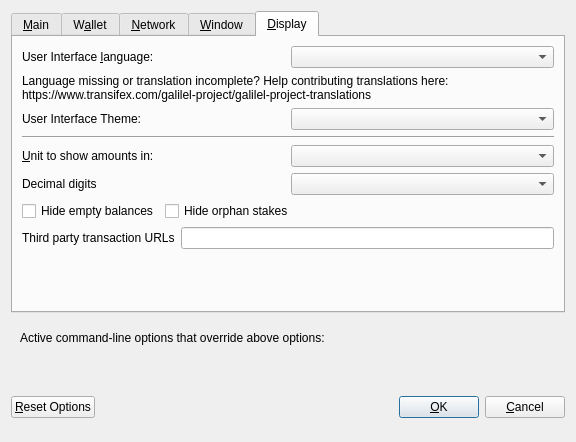
<?xml version="1.0" encoding="UTF-8"?>
<ui version="4.0">
 <class>OptionsDialog</class>
 <widget class="QDialog" name="OptionsDialog">
  <property name="geometry">
   <rect>
    <x>0</x>
    <y>0</y>
    <width>576</width>
    <height>442</height>
   </rect>
  </property>
  <property name="windowTitle">
   <string>Options</string>
  </property>
  <property name="modal">
   <bool>true</bool>
  </property>
  <layout class="QVBoxLayout" name="verticalLayout">
   <item>
    <widget class="QTabWidget" name="tabWidget">
     <property name="currentIndex">
      <number>4</number>
     </property>
     <widget class="QWidget" name="tabMain">
      <attribute name="title">
       <string>&amp;Main</string>
      </attribute>
      <layout class="QVBoxLayout" name="verticalLayout_Main">
       <item>
        <widget class="QCheckBox" name="bitcoinAtStartup">
         <property name="toolTip">
          <string>Automatically start Galilel after logging in to the system.</string>
         </property>
         <property name="text">
          <string>&amp;Start Galilel on system login</string>
         </property>
        </widget>
       </item>
       <item>
        <layout class="QHBoxLayout" name="horizontalLayout_2_Main">
         <item>
          <widget class="QLabel" name="databaseCacheLabel">
           <property name="text">
            <string>Size of &amp;database cache</string>
           </property>
           <property name="textFormat">
            <enum>Qt::PlainText</enum>
           </property>
           <property name="buddy">
            <cstring>databaseCache</cstring>
           </property>
          </widget>
         </item>
         <item>
          <widget class="QSpinBox" name="databaseCache"/>
         </item>
         <item>
          <widget class="QLabel" name="databaseCacheUnitLabel">
           <property name="text">
            <string>MB</string>
           </property>
           <property name="textFormat">
            <enum>Qt::PlainText</enum>
           </property>
          </widget>
         </item>
         <item>
          <spacer name="horizontalSpacer_2_Main">
           <property name="orientation">
            <enum>Qt::Horizontal</enum>
           </property>
           <property name="sizeHint" stdset="0">
            <size>
             <width>40</width>
             <height>20</height>
            </size>
           </property>
          </spacer>
         </item>
        </layout>
       </item>
       <item>
        <layout class="QHBoxLayout" name="horizontalLayout_3_Main">
         <item>
          <widget class="QLabel" name="threadsScriptVerifLabel">
           <property name="text">
            <string>Number of script &amp;verification threads</string>
           </property>
           <property name="textFormat">
            <enum>Qt::PlainText</enum>
           </property>
           <property name="buddy">
            <cstring>threadsScriptVerif</cstring>
           </property>
          </widget>
         </item>
         <item>
          <widget class="QSpinBox" name="threadsScriptVerif">
           <property name="toolTip">
            <string>(0 = auto, &lt;0 = leave that many cores free)</string>
           </property>
          </widget>
         </item>
         <item>
          <spacer name="horizontalSpacer_3_Main">
           <property name="orientation">
            <enum>Qt::Horizontal</enum>
           </property>
           <property name="sizeHint" stdset="0">
            <size>
             <width>40</width>
             <height>20</height>
            </size>
           </property>
          </spacer>
         </item>
        </layout>
       </item>
       <item>
        <spacer name="verticalSpacer_2">
         <property name="orientation">
          <enum>Qt::Vertical</enum>
         </property>
         <property name="sizeHint" stdset="0">
          <size>
           <width>20</width>
           <height>40</height>
          </size>
         </property>
        </spacer>
       </item>
       <item>
        <widget class="QCheckBox" name="checkBoxZeromintEnable">
         <property name="toolTip">
          <string>Enable automatic minting of GALI units to zGALI</string>
         </property>
         <property name="layoutDirection">
          <enum>Qt::LeftToRight</enum>
         </property>
         <property name="text">
          <string>Enable zGALI Automint</string>
         </property>
        </widget>
       </item>
       <item>
        <layout class="QHBoxLayout" name="horizontalLayout_3">
         <item>
          <widget class="QLabel" name="percentage_label">
           <property name="toolTip">
            <string>Percentage of incoming GALI which get automatically converted to zGALI via Zerocoin Protocol (min: 10%)</string>
           </property>
           <property name="text">
            <string>Percentage of autominted zGALI</string>
           </property>
          </widget>
         </item>
         <item>
          <widget class="QSpinBox" name="zeromintPercentage">
           <property name="minimum">
            <number>1</number>
           </property>
           <property name="maximum">
            <number>100</number>
           </property>
          </widget>
         </item>
        </layout>
       </item>
       <item>
        <layout class="QHBoxLayout" name="horizontalLayout" stretch="0,0">
         <property name="sizeConstraint">
          <enum>QLayout::SetFixedSize</enum>
         </property>
         <item>
          <widget class="QLabel" name="labelPreferredDenom">
           <property name="maximumSize">
            <size>
             <width>16777215</width>
             <height>16777215</height>
            </size>
           </property>
           <property name="toolTip">
            <string>Wait with automatic conversion to Zerocoin until enough GALI for this denomination is available</string>
           </property>
           <property name="text">
            <string>Preferred Automint zGALI Denomination</string>
           </property>
          </widget>
         </item>
         <item>
          <widget class="QComboBox" name="preferredDenom">
           <property name="maximumSize">
            <size>
             <width>16777215</width>
             <height>27</height>
            </size>
           </property>
           <property name="toolTip">
            <string>Wait with automatic conversion to Zerocoin until enough GALI for this denomination is available</string>
           </property>
           <property name="maxVisibleItems">
            <number>9</number>
           </property>
           <property name="maxCount">
            <number>9</number>
           </property>
          </widget>
         </item>
        </layout>
       </item>
      </layout>
     </widget>
     <widget class="QWidget" name="tabWallet">
      <attribute name="title">
       <string>W&amp;allet</string>
      </attribute>
      <layout class="QVBoxLayout" name="verticalLayout_Wallet">
       <item>
        <layout class="QHBoxLayout" name="horizontalLayout_2_Wallet">
         <item>
          <widget class="QLabel" name="labelStakeSplitThresholdText">
           <property name="text">
            <string>Stake split threshold:</string>
           </property>
          </widget>
         </item>
         <item>
          <widget class="QSpinBox" name="spinBoxStakeSplitThreshold">
           <property name="minimum">
            <number>1</number>
           </property>
           <property name="maximum">
            <number>999999</number>
           </property>
          </widget>
         </item>
        </layout>
       </item>
       <item>
        <widget class="QGroupBox" name="groupBox">
         <property name="title">
          <string>Expert</string>
         </property>
         <layout class="QVBoxLayout" name="verticalLayout_2">
          <item>
           <widget class="QCheckBox" name="coinControlFeatures">
            <property name="toolTip">
             <string>Whether to show coin control features or not.</string>
            </property>
            <property name="text">
             <string>Enable coin &amp;control features</string>
            </property>
           </widget>
          </item>
          <item>
           <widget class="QCheckBox" name="showMasternodesTab">
            <property name="toolTip">
             <string>Show additional tab listing all your masternodes in first sub-tab&lt;br/&gt;and all masternodes on the network in second sub-tab.</string>
            </property>
            <property name="text">
             <string>Show Masternodes Tab</string>
            </property>
           </widget>
          </item>
          <item>
           <widget class="QCheckBox" name="spendZeroConfChange">
            <property name="toolTip">
             <string>If you disable the spending of unconfirmed change, the change from a transaction&lt;br/&gt;cannot be used until that transaction has at least one confirmation.&lt;br/&gt;This also affects how your balance is computed.</string>
            </property>
            <property name="text">
             <string>&amp;Spend unconfirmed change</string>
            </property>
           </widget>
          </item>
         </layout>
        </widget>
       </item>
       <item>
        <spacer name="verticalSpacer_Wallet">
         <property name="orientation">
          <enum>Qt::Vertical</enum>
         </property>
         <property name="sizeHint" stdset="0">
          <size>
           <width>20</width>
           <height>40</height>
          </size>
         </property>
        </spacer>
       </item>
      </layout>
     </widget>
     <widget class="QWidget" name="tabNetwork">
      <attribute name="title">
       <string>&amp;Network</string>
      </attribute>
      <layout class="QVBoxLayout" name="verticalLayout_Network">
       <item>
        <widget class="QCheckBox" name="mapPortUpnp">
         <property name="toolTip">
          <string>Automatically open the Galilel client port on the router. This only works when your router supports UPnP and it is enabled.</string>
         </property>
         <property name="text">
          <string>Map port using &amp;UPnP</string>
         </property>
        </widget>
       </item>
       <item>
        <widget class="QCheckBox" name="allowIncoming">
         <property name="toolTip">
          <string>Accept connections from outside</string>
         </property>
         <property name="text">
          <string>Allow incoming connections</string>
         </property>
        </widget>
       </item>
       <item>
        <widget class="QCheckBox" name="connectSocks">
         <property name="toolTip">
          <string>Connect to the Galilel network through a SOCKS5 proxy.</string>
         </property>
         <property name="text">
          <string>&amp;Connect through SOCKS5 proxy (default proxy):</string>
         </property>
        </widget>
       </item>
       <item>
        <layout class="QHBoxLayout" name="horizontalLayout_1_Network">
         <item>
          <widget class="QLabel" name="proxyIpLabel">
           <property name="text">
            <string>Proxy &amp;IP:</string>
           </property>
           <property name="textFormat">
            <enum>Qt::PlainText</enum>
           </property>
           <property name="buddy">
            <cstring>proxyIp</cstring>
           </property>
          </widget>
         </item>
         <item>
          <widget class="QValidatedLineEdit" name="proxyIp">
           <property name="minimumSize">
            <size>
             <width>140</width>
             <height>0</height>
            </size>
           </property>
           <property name="maximumSize">
            <size>
             <width>140</width>
             <height>16777215</height>
            </size>
           </property>
           <property name="toolTip">
            <string>IP address of the proxy (e.g. IPv4: 127.0.0.1 / IPv6: ::1)</string>
           </property>
          </widget>
         </item>
         <item>
          <widget class="QLabel" name="proxyPortLabel">
           <property name="text">
            <string>&amp;Port:</string>
           </property>
           <property name="textFormat">
            <enum>Qt::PlainText</enum>
           </property>
           <property name="buddy">
            <cstring>proxyPort</cstring>
           </property>
          </widget>
         </item>
         <item>
          <widget class="QLineEdit" name="proxyPort">
           <property name="minimumSize">
            <size>
             <width>55</width>
             <height>0</height>
            </size>
           </property>
           <property name="maximumSize">
            <size>
             <width>55</width>
             <height>16777215</height>
            </size>
           </property>
           <property name="toolTip">
            <string>Port of the proxy (e.g. 9050)</string>
           </property>
          </widget>
         </item>
         <item>
          <spacer name="horizontalSpacer_1_Network">
           <property name="orientation">
            <enum>Qt::Horizontal</enum>
           </property>
           <property name="sizeHint" stdset="0">
            <size>
             <width>40</width>
             <height>20</height>
            </size>
           </property>
          </spacer>
         </item>
        </layout>
       </item>
       <item>
        <spacer name="verticalSpacer_Network">
         <property name="orientation">
          <enum>Qt::Vertical</enum>
         </property>
         <property name="sizeHint" stdset="0">
          <size>
           <width>20</width>
           <height>40</height>
          </size>
         </property>
        </spacer>
       </item>
      </layout>
     </widget>
     <widget class="QWidget" name="tabWindow">
      <attribute name="title">
       <string>&amp;Window</string>
      </attribute>
      <layout class="QVBoxLayout" name="verticalLayout_Window">
       <item>
        <widget class="QCheckBox" name="minimizeToTray">
         <property name="toolTip">
          <string>Show only a tray icon after minimizing the window.</string>
         </property>
         <property name="text">
          <string>&amp;Minimize to the tray instead of the taskbar</string>
         </property>
        </widget>
       </item>
       <item>
        <widget class="QCheckBox" name="minimizeOnClose">
         <property name="toolTip">
          <string>Minimize instead of exit the application when the window is closed. When this option is enabled, the application will be closed only after selecting Quit in the menu.</string>
         </property>
         <property name="text">
          <string>M&amp;inimize on close</string>
         </property>
        </widget>
       </item>
       <item>
        <spacer name="verticalSpacer_Window">
         <property name="orientation">
          <enum>Qt::Vertical</enum>
         </property>
         <property name="sizeHint" stdset="0">
          <size>
           <width>20</width>
           <height>40</height>
          </size>
         </property>
        </spacer>
       </item>
      </layout>
     </widget>
     <widget class="QWidget" name="tabDisplay">
      <attribute name="title">
       <string>&amp;Display</string>
      </attribute>
      <layout class="QVBoxLayout" name="verticalLayout_Display">
       <item>
        <layout class="QHBoxLayout" name="horizontalLayout_1_Display">
         <item>
          <widget class="QLabel" name="langLabel">
           <property name="text">
            <string>User Interface &amp;language:</string>
           </property>
           <property name="textFormat">
            <enum>Qt::PlainText</enum>
           </property>
           <property name="buddy">
            <cstring>lang</cstring>
           </property>
          </widget>
         </item>
         <item>
          <widget class="QValueComboBox" name="lang">
           <property name="toolTip">
            <string>The user interface language can be set here. This setting will take effect after restarting Galilel.</string>
           </property>
          </widget>
         </item>
        </layout>
       </item>
       <item>
        <widget class="QLabel" name="label_3">
         <property name="toolTip">
          <string notr="true"/>
         </property>
         <property name="statusTip">
          <string notr="true"/>
         </property>
         <property name="whatsThis">
          <string notr="true"/>
         </property>
         <property name="accessibleName">
          <string notr="true"/>
         </property>
         <property name="text">
          <string>Language missing or translation incomplete? Help contributing translations here:
https://www.transifex.com/galilel-project/galilel-project-translations</string>
         </property>
         <property name="wordWrap">
          <bool>true</bool>
         </property>
         <property name="openExternalLinks">
          <bool>true</bool>
         </property>
         <property name="textInteractionFlags">
          <set>Qt::TextBrowserInteraction</set>
         </property>
        </widget>
       </item>
       <item>
        <layout class="QHBoxLayout" name="horizontalLayout_2_Display" stretch="0,0">
         <item>
          <widget class="QLabel" name="themeLabel">
           <property name="text">
            <string>User Interface Theme:</string>
           </property>
          </widget>
         </item>
         <item>
          <widget class="QValueComboBox" name="theme"/>
         </item>
        </layout>
       </item>
       <item>
        <widget class="Line" name="line">
         <property name="orientation">
          <enum>Qt::Horizontal</enum>
         </property>
        </widget>
       </item>
       <item>
        <layout class="QHBoxLayout" name="horizontalLayout_3_Display">
         <item>
          <widget class="QLabel" name="unitLabel">
           <property name="text">
            <string>&amp;Unit to show amounts in:</string>
           </property>
           <property name="textFormat">
            <enum>Qt::PlainText</enum>
           </property>
           <property name="buddy">
            <cstring>unit</cstring>
           </property>
          </widget>
         </item>
         <item>
          <widget class="QValueComboBox" name="unit">
           <property name="toolTip">
            <string>Choose the default subdivision unit to show in the interface and when sending coins.</string>
           </property>
          </widget>
         </item>
        </layout>
       </item>
       <item>
        <layout class="QHBoxLayout" name="horizontalLayout_4_Display">
         <item>
          <widget class="QLabel" name="digitsLabel">
           <property name="text">
            <string>Decimal digits</string>
           </property>
          </widget>
         </item>
         <item>
          <widget class="QValueComboBox" name="digits"/>
         </item>
        </layout>
       </item>
       <item>
        <layout class="QHBoxLayout" name="horizontalLayout_5_Display">
         <item>
          <widget class="QCheckBox" name="checkBoxHideZeroBalances">
           <property name="toolTip">
            <string>Hide empty balances</string>
           </property>
           <property name="layoutDirection">
            <enum>Qt::LeftToRight</enum>
           </property>
           <property name="text">
            <string>Hide empty balances</string>
           </property>
          </widget>
         </item>
         <item>
          <widget class="QCheckBox" name="checkBoxHideOrphans">
           <property name="toolTip">
            <string>Hide orphan stakes in transaction lists</string>
           </property>
           <property name="text">
            <string>Hide orphan stakes</string>
           </property>
          </widget>
         </item>
         <item>
          <spacer name="horizontalSpacer">
           <property name="orientation">
            <enum>Qt::Horizontal</enum>
           </property>
           <property name="sizeHint" stdset="0">
            <size>
             <width>40</width>
             <height>20</height>
            </size>
           </property>
          </spacer>
         </item>
        </layout>
       </item>
       <item>
        <layout class="QHBoxLayout" name="horizontalLayout_6_Display">
         <item>
          <widget class="QLabel" name="thirdPartyTxUrlsLabel">
           <property name="toolTip">
            <string>Third party URLs (e.g. a block explorer) that appear in the transactions tab as context menu items. %s in the URL is replaced by transaction hash. Multiple URLs are separated by vertical bar |.</string>
           </property>
           <property name="text">
            <string>Third party transaction URLs</string>
           </property>
           <property name="buddy">
            <cstring>thirdPartyTxUrls</cstring>
           </property>
          </widget>
         </item>
         <item>
          <widget class="QLineEdit" name="thirdPartyTxUrls">
           <property name="toolTip">
            <string>Third party URLs (e.g. a block explorer) that appear in the transactions tab as context menu items. %s in the URL is replaced by transaction hash. Multiple URLs are separated by vertical bar |.</string>
           </property>
          </widget>
         </item>
        </layout>
       </item>
       <item>
        <spacer name="verticalSpacer">
         <property name="orientation">
          <enum>Qt::Vertical</enum>
         </property>
         <property name="sizeHint" stdset="0">
          <size>
           <width>20</width>
           <height>40</height>
          </size>
         </property>
        </spacer>
       </item>
      </layout>
     </widget>
    </widget>
   </item>
   <item>
    <widget class="QFrame" name="frame">
     <layout class="QVBoxLayout" name="verticalLayout_Bottom">
      <item>
       <layout class="QHBoxLayout" name="horizontalLayout_Bottom">
        <item>
         <widget class="QLabel" name="overriddenByCommandLineInfoLabel">
          <property name="text">
           <string>Active command-line options that override above options:</string>
          </property>
          <property name="textFormat">
           <enum>Qt::PlainText</enum>
          </property>
         </widget>
        </item>
        <item>
         <spacer name="horizontalSpacer_Bottom">
          <property name="orientation">
           <enum>Qt::Horizontal</enum>
          </property>
          <property name="sizeHint" stdset="0">
           <size>
            <width>40</width>
            <height>20</height>
           </size>
          </property>
         </spacer>
        </item>
       </layout>
      </item>
      <item>
       <widget class="QLabel" name="overriddenByCommandLineLabel">
        <property name="text">
         <string/>
        </property>
        <property name="textFormat">
         <enum>Qt::PlainText</enum>
        </property>
        <property name="wordWrap">
         <bool>true</bool>
        </property>
       </widget>
      </item>
     </layout>
    </widget>
   </item>
   <item>
    <layout class="QHBoxLayout" name="horizontalLayout_Buttons">
     <item>
      <widget class="QPushButton" name="resetButton">
       <property name="toolTip">
        <string>Reset all client options to default.</string>
       </property>
       <property name="text">
        <string>&amp;Reset Options</string>
       </property>
       <property name="autoDefault">
        <bool>false</bool>
       </property>
      </widget>
     </item>
     <item>
      <spacer name="horizontalSpacer_1">
       <property name="orientation">
        <enum>Qt::Horizontal</enum>
       </property>
       <property name="sizeHint" stdset="0">
        <size>
         <width>40</width>
         <height>48</height>
        </size>
       </property>
      </spacer>
     </item>
     <item>
      <widget class="QLabel" name="statusLabel">
       <property name="minimumSize">
        <size>
         <width>200</width>
         <height>0</height>
        </size>
       </property>
       <property name="font">
        <font>
         <weight>75</weight>
         <bold>true</bold>
        </font>
       </property>
       <property name="text">
        <string/>
       </property>
       <property name="textFormat">
        <enum>Qt::PlainText</enum>
       </property>
       <property name="wordWrap">
        <bool>true</bool>
       </property>
      </widget>
     </item>
     <item>
      <spacer name="horizontalSpacer_2">
       <property name="orientation">
        <enum>Qt::Horizontal</enum>
       </property>
       <property name="sizeHint" stdset="0">
        <size>
         <width>40</width>
         <height>48</height>
        </size>
       </property>
      </spacer>
     </item>
     <item>
      <widget class="QPushButton" name="okButton">
       <property name="text">
        <string>&amp;OK</string>
       </property>
       <property name="autoDefault">
        <bool>false</bool>
       </property>
       <property name="default">
        <bool>true</bool>
       </property>
      </widget>
     </item>
     <item>
      <widget class="QPushButton" name="cancelButton">
       <property name="text">
        <string>&amp;Cancel</string>
       </property>
       <property name="autoDefault">
        <bool>false</bool>
       </property>
      </widget>
     </item>
    </layout>
   </item>
  </layout>
 </widget>
 <customwidgets>
  <customwidget>
   <class>QValidatedLineEdit</class>
   <extends>QLineEdit</extends>
   <header>qvalidatedlineedit.h</header>
  </customwidget>
  <customwidget>
   <class>QValueComboBox</class>
   <extends>QComboBox</extends>
   <header>qvaluecombobox.h</header>
  </customwidget>
 </customwidgets>
 <resources/>
 <connections/>
</ui>
